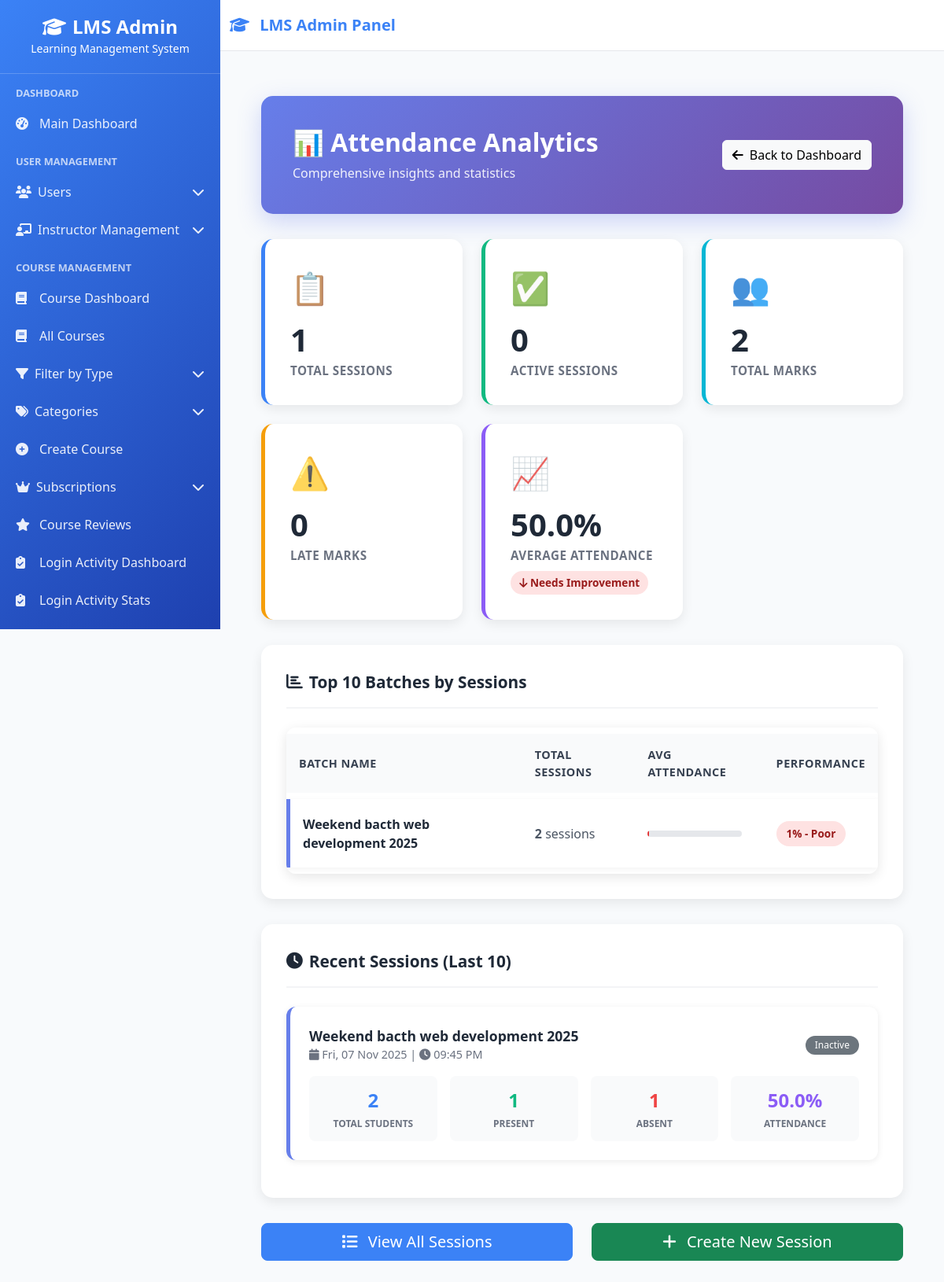
Screenshot of /attendance/analytics/ (signed in) with the database file from the repository.
### courses/models.py (models this page shows, shortened)
class Batch(models.Model):
    CONTENT_CHOICES = [
        ('fresh', 'Fresh Content (Empty)'),
        ('copy', 'Copy Course Content'),
    ]
    STATUS_CHOICES = [
        ('draft', 'Draft'),
        ('active', 'Active'),
        ('completed', 'Completed'),
    ]
    course = models.ForeignKey(Course, on_delete=models.CASCADE, related_name='batches')
    name = models.CharField(max_length=200)  # "Spring 2025", "Weekend Batch"
    code = models.CharField(max_length=50, unique=True, blank=True)  # Auto-generated
    content_type = models.CharField(max_length=10, choices=CONTENT_CHOICES, default='copy')
    start_date = models.DateField()
    end_date = models.DateField()
    max_students = models.PositiveIntegerField(default=30)
    instructor = models.ForeignKey(
        User, on_delete=models.CASCADE,
        limit_choices_to={'role': 'instructor'}
    )
    status = models.CharField(max_length=20, choices=STATUS_CHOICES, default='draft')
    is_active = models.BooleanField(default=True)
    created_at = models.DateTimeField(auto_now_add=True)
    created_by = models.ForeignKey(
        User, on_delete=models.SET_NULL, null=True,
        related_name='created_batches'  # <-- Yeh add karo
    )
    DELIVERY_MODE_CHOICES = [
        ('online', 'Online'),
        ('offline', 'Offline'),
        ('hybrid', 'Hybrid'),
    ]
    delivery_mode = models.CharField(
        max_length=20,
        choices=DELIVERY_MODE_CHOICES,
        default='online'
    )
    classroom_location = models.CharField(max_length=200, blank=True)
    building_name = models.CharField(max_length=100, blank=True)
    floor_number = models.CharField(max_length=10, blank=True)
    classroom_capacity = models.IntegerField(default=30)
    latitude = models.DecimalField(max_digits=9, decimal_places=6, null=True, blank=True)
    longitude = models.DecimalField(max_digits=9, decimal_places=6, null=True, blank=True)
    attendance_radius_meters = models.IntegerField(
        default=50,
        help_text="Allowed distance for marking attendance"
    )
    class Meta:
        ordering = ['-created_at']
    class Meta:
        ordering = ['-created_at']

### attendance/models.py (models this page shows, shortened)
class AttendanceSession(models.Model):
    batch = models.ForeignKey(Batch, on_delete=models.CASCADE)
    start_time = models.DateTimeField(
        default=timezone.now,
        help_text="Session start time (with date and timezone)"
    )
    end_time = models.DateTimeField(
        null=True,
        blank=True,
        help_text="Session end time (with date and timezone)"
    )
    classroom_location = models.CharField(max_length=255, blank=True)
    latitude = models.FloatField()
    longitude = models.FloatField()
    qr_secret = models.CharField(max_length=255, unique=True)
    qr_code = models.ImageField(
        upload_to='attendance_qr_codes/',
        blank=True,
        null=True,
        help_text="Generated QR code image"
    )
    is_active = models.BooleanField(default=True)
    allowed_radius_meters = models.IntegerField(default=100)
    created_at = models.DateTimeField(auto_now_add=True)
    instructor = models.ForeignKey(
        settings.AUTH_USER_MODEL,
        on_delete=models.CASCADE,
        related_name='attendance_sessions',
        limit_choices_to=Q(role='instructor')
    )
    class Meta:
        ordering = ['-created_at']
    def get_stats(self):
        from django.db.models import Count, Q
        total_students = BatchEnrollment.objects.filter(
            batch=self.batch,
            is_active=True
        ).count()
        attendances = self.attendances.aggregate(
            total_marked=Count('id'),
            present_count=Count('id', filter=Q(is_present=True)),
            absent_count=Count('id', filter=Q(is_present=False)),
            late_count=Count('id', filter=Q(is_late=True)),
            qr_count=Count('id', filter=Q(marking_method='qr_scan')),
            manual_count=Count('id', filter=Q(marking_method='manual')),
        )
        attendance_percentage = (
            (attendances['present_count'] / total_students * 100)
            if total_students > 0 else 0
        )
        return {
            'total_students': total_students,
            'total_marked': attendances['total_marked'],
            'present_count': attendances['present_count'],
            'absent_count': attendances['absent_count'],
            'late_count': attendances['late_count'],
            'not_marked': total_students - attendances['total_marked'],
            'attendance_percentage': round(attendance_percentage, 2),
            'qr_count': attendances['qr_count'],
            'manual_count': attendances['manual_count'],
        }

### attendance/views.py (the view)
# urls.py: path('analytics/', views.attendance_analytics, name='attendance_analytics'),
@login_required
def attendance_analytics(request):
    if request.user.role not in ['instructor', 'superadmin']:
        messages.error(request, 'Access denied!')
        return redirect(get_dashboard_url(request.user))
    if request.user.role == 'superadmin':
        sessions = AttendanceSession.objects.all()
        base_template = 'base.html'
    else:
        sessions = AttendanceSession.objects.filter(batch__instructor=request.user)
        base_template = 'instructor_base.html'
    total_sessions = sessions.count()
    active_sessions = sessions.filter(is_active=True).count()
    all_attendances = Attendance.objects.filter(session__in=sessions)
    total_marks = all_attendances.count()
    present_marks = all_attendances.filter(is_present=True).count()
    late_marks = all_attendances.filter(is_late=True).count()
    avg_attendance = round((present_marks / total_marks * 100), 2) if total_marks > 0 else 0
    batch_stats = sessions.values('batch__name').annotate(
        session_count=Count('id'),
        avg_attendance=Avg('attendances__is_present')
    ).order_by('-session_count')[:10]
    recent_sessions = sessions.select_related('batch').order_by('-start_time')[:10]
    for session in recent_sessions:
        session.stats = session.get_stats()
    context = {
        'total_sessions': total_sessions,
        'active_sessions': active_sessions,
        'total_marks': total_marks,
        'present_marks': present_marks,
        'late_marks': late_marks,
        'avg_attendance': avg_attendance,
        'batch_stats': batch_stats,
        'recent_sessions': recent_sessions,
        'page_title': 'Attendance Analytics',
        'base_template': base_template  # ✅ Add this
    }
    return render(request, 'attendance/attendance_analytics.html', context)

### lms/context_processors.py (called while the page is built, shortened)
def sidebar_context(request):
    context = {}
    if request.user.is_authenticated:
        from courses.models import Course
        is_admin = request.user.is_superuser or getattr(request.user, 'role', None) == 'superadmin'
        if is_admin:
            sidebar_courses = Course.objects.filter(is_active=True).order_by('course_code')[:15]
        elif getattr(request.user, 'role', None) == 'instructor':
            sidebar_courses = Course.objects.filter(
                instructor=request.user,
                is_active=True
            ).order_by('course_code')[:15]
        else:
            sidebar_courses = []
        context['sidebar_courses'] = sidebar_courses
        context['is_admin_user'] = is_admin  # Template में use करने के लिए
    return context

def instructor_permissions(request):
    context = {
        'instructor_permissions': [],
        'has_content_permission': False,
        'has_email_permission': False,
        'has_course_permission': False,
        'has_batch_permission': False,
        'has_student_permission': False,
        'has_analytics_permission': False,
    }
    return context

### userss/context_processors.py (called while the page is built, shortened)
def instructor_navigation(request):
    return {}

def student_context(request):
    return {'enrolled_courses_count': 0}

def instructor_permissions(request):
    if not request.user.is_authenticated:
        return {}
    if request.user.role != 'instructor':
        return {}

### attendance/templates/attendance/attendance_analytics.html (shortened to what this page needs)
{% extends base_template %}
{% load static %}
{% block content %}
<div class="analytics-container">
    <div class="analytics-header">
        <div class="d-flex justify-content-between align-items-center">
            <div>
                <h1>📊 Attendance Analytics</h1>
                <p>Comprehensive insights and statistics</p>
            </div>
            <div>
                {% if request.user.role == 'superadmin' %}
                    <a href="{% url 'admin_dashboard' %}" class="btn btn-light">
                        <i class="fas fa-arrow-left me-2"></i>Back to Dashboard
                    </a>
                {% else %}
                    <a href="{% url 'instructor_dashboard' %}" class="btn btn-light">
                        <i class="fas fa-arrow-left me-2"></i>Back to Dashboard
                    </a>
                {% endif %}
            </div>
        </div>
    </div>
    <div class="stats-grid">
        <div class="stat-card primary">
            <div class="stat-icon">📋</div>
            <div class="stat-value">{{ total_sessions }}</div>
            <div class="stat-label">Total Sessions</div>
        </div>
        <div class="stat-card success">
            <div class="stat-icon">✅</div>
            <div class="stat-value">{{ active_sessions }}</div>
            <div class="stat-label">Active Sessions</div>
        </div>
        <div class="stat-card info">
            <div class="stat-icon">👥</div>
            <div class="stat-value">{{ total_marks }}</div>
            <div class="stat-label">Total Marks</div>
        </div>
        <div class="stat-card warning">
            <div class="stat-icon">⚠️</div>
            <div class="stat-value">{{ late_marks }}</div>
            <div class="stat-label">Late Marks</div>
        </div>
        <div class="stat-card purple">
            <div class="stat-icon">📈</div>
            <div class="stat-value">{{ avg_attendance }}%</div>
            <div class="stat-label">Average Attendance</div>
            {% if avg_attendance >= 75 %}
                <span class="stat-trend trend-up">
                    <i class="fas fa-arrow-up"></i> Excellent
                </span>
            {% else %}
                <span class="stat-trend trend-down">
                    <i class="fas fa-arrow-down"></i> Needs Improvement
                </span>
            {% endif %}
        </div>
    </div>
    {% if batch_stats %}
    <div class="chart-card">
        <div class="chart-header">
            <div class="chart-title">
                <i class="fas fa-chart-bar"></i>
                Top 10 Batches by Sessions
            </div>
        </div>
        <div class="table-responsive">
            <table class="batch-stats-table">
                <thead>
                    <tr>
                        <th>Batch Name</th>
                        <th>Total Sessions</th>
                        <th>Avg Attendance</th>
                        <th>Performance</th>
                    </tr>
                </thead>
                <tbody>
                    {% for batch in batch_stats %}
                    {% with avg_percent=batch.avg_attendance|default:0|floatformat:0 %}
                    <tr>
                        <td>{{ batch.batch__name }}</td>
                        <td>
                            <strong>{{ batch.session_count }}</strong> sessions
                        </td>
                        <td>
                            <div class="progress-bar-wrapper">
                            </div>
                        </td>
                        <td>
                            {% if avg_percent >= "75" %}
                                <span class="percentage-badge badge-excellent">{{ avg_percent }}% - Excellent</span>
                            {% elif avg_percent >= "60" %}
                                <span class="percentage-badge badge-good">{{ avg_percent }}% - Good</span>
                            {% elif avg_percent >= "40" %}
                                <span class="percentage-badge badge-average">{{ avg_percent }}% - Average</span>
                            {% else %}
                                <span class="percentage-badge badge-poor">{{ avg_percent }}% - Poor</span>
                            {% endif %}
                        </td>
                    </tr>
                    {% endwith %}
                    {% endfor %}
                </tbody>
            </table>
        </div>
    </div>
    {% endif %}
    {% if recent_sessions %}
    <div class="chart-card">
        <div class="chart-header">
            <div class="chart-title">
                <i class="fas fa-clock"></i>
                Recent Sessions (Last 10)
            </div>
        </div>
        {% for session in recent_sessions %}
        <div class="session-item">
            <div class="session-header-row">
                <div>
                    <div class="session-batch-name">{{ session.batch.name }}</div>
                    <div class="session-date">
                        <i class="fas fa-calendar"></i>
                        {{ session.start_time|date:"D, d M Y" }} |
                        <i class="fas fa-clock"></i>
                        {{ session.start_time|time:"h:i A" }}
                    </div>
                </div>
                <div>
                    {% if session.is_active %}
                        <span class="badge bg-success">Active</span>
                    {% else %}
                        <span class="badge bg-secondary">Inactive</span>
                    {% endif %}
                </div>
            </div>
            <div class="session-stats-grid">
                <div class="session-stat-item">
                    <div class="session-stat-value" style="color: #3b82f6;">
                        {{ session.stats.total_students }}
                    </div>
                    <div class="session-stat-label">Total Students</div>
                </div>
                <div class="session-stat-item">
                    <div class="session-stat-value" style="color: #10b981;">
                        {{ session.stats.present_count }}
                    </div>
                    <div class="session-stat-label">Present</div>
                </div>
                <div class="session-stat-item">
                    <div class="session-stat-value" style="color: #ef4444;">
                        {{ session.stats.absent_count }}
                    </div>
                    <div class="session-stat-label">Absent</div>
                </div>
                <div class="session-stat-item">
                    <div class="session-stat-value" style="color: #8b5cf6;">
                        {{ session.stats.attendance_percentage }}%
                    </div>
                    <div class="session-stat-label">Attendance</div>
                </div>
            </div>
        </div>
        {% endfor %}
    </div>
    {% else %}
    <div class="empty-state">
        <div class="empty-icon">📊</div>
        <div class="empty-title">No Sessions Yet</div>
        <div class="empty-text">Create your first attendance session to see analytics</div>
    </div>
    {% endif %}
    <div class="row mt-4">
        <div class="col-md-6">
            <a href="{% url 'attendance:instructor_sessions' %}" class="btn btn-primary btn-lg w-100">
                <i class="fas fa-list me-2"></i>
                View All Sessions
            </a>
        </div>
        <div class="col-md-6">
            <a href="{% url 'attendance:create_session' %}" class="btn btn-success btn-lg w-100">
                <i class="fas fa-plus me-2"></i>
                Create New Session
            </a>
        </div>
    </div>
</div>
{% endblock %}

### userss/templates/base.html (style rules this page uses)
:root { --primary-color: #3b82f6; --secondary-color: #1e40af; --sidebar-width: 280px; }
* { margin: 0; padding: 0; box-sizing: border-box; }
body { background-color: #f8fafc; font-family: 'Segoe UI', Tahoma, Geneva, Verdana, sans-serif; }
.btn-primary { background: var(--primary-color); border-color: var(--primary-color); }
.table-responsive { border-radius: 12px; overflow: hidden; box-shadow: 0 4px 15px rgba(0, 0, 0, 0.1); }
.badge { padding: 6px 12px; border-radius: 20px; font-weight: 500; }

### rows the page displays
Batch: batch__name "Weekend bacth web development 2025", session_count "2", batch "1"
AttendanceSession: batch.name "Weekend bacth web development 2025", start_time "Fri, 07 Nov 2025", start_time "09:45 PM", is_active "Inactive", stats.total_students "2", stats.present_count "1", stats.absent_count "1", stats.attendance_percentage "50.0"

### other values shown
{{ total_sessions }} "1"
{{ active_sessions }} "0"
{{ total_marks }} "2"
{{ late_marks }} "0"
{{ avg_attendance }} "50.0"
